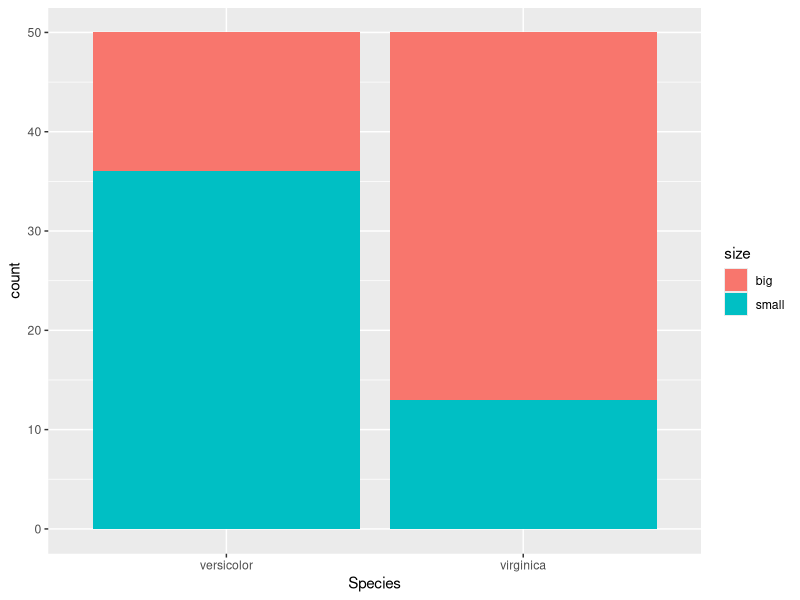
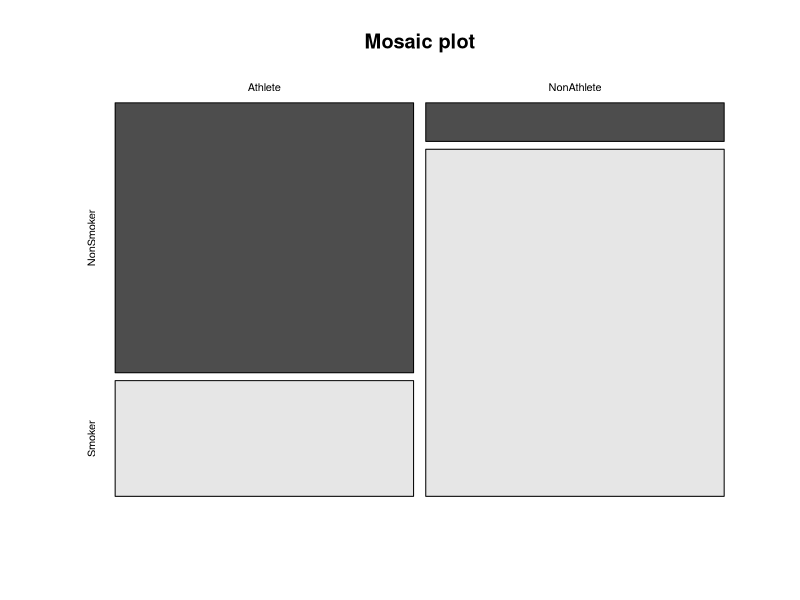

Source code (R) for these figures, in order:
#===================
# Day 2 : Session 1 #
#===================

library(dplyr)
library(openxlsx)
library(ggplot2)

# Contingency Tables
demo_data <- iris |>
  filter(Species == "versicolor" | Species == "virginica")
demo_data$Species <- droplevels(demo_data$Species)

demo_data$size <- ifelse(demo_data$Sepal.Length < median(demo_data$Sepal.Length),
                         "small", "big"
)
table(demo_data$Species, demo_data$size)


# barplot
ggplot(demo_data) +
  aes(x = Species, fill = size) +
  geom_bar()

# Chi-square test in R
chisq.test(table(demo_data$Species, demo_data$size),correct=FALSE)

summary(table(demo_data$Species, demo_data$size))



# Fisher’s Exact Test in R
demo_data <- data.frame(
  "NonSmoker" = c(7, 1),
  "Smoker" = c(3, 9),
  row.names = c("Athlete", "NonAthlete"),
  stringsAsFactors = FALSE
)

demo_data

mosaicplot(demo_data,
           main = "Mosaic plot",
           color = TRUE
)

fisher.test(demo_data)
